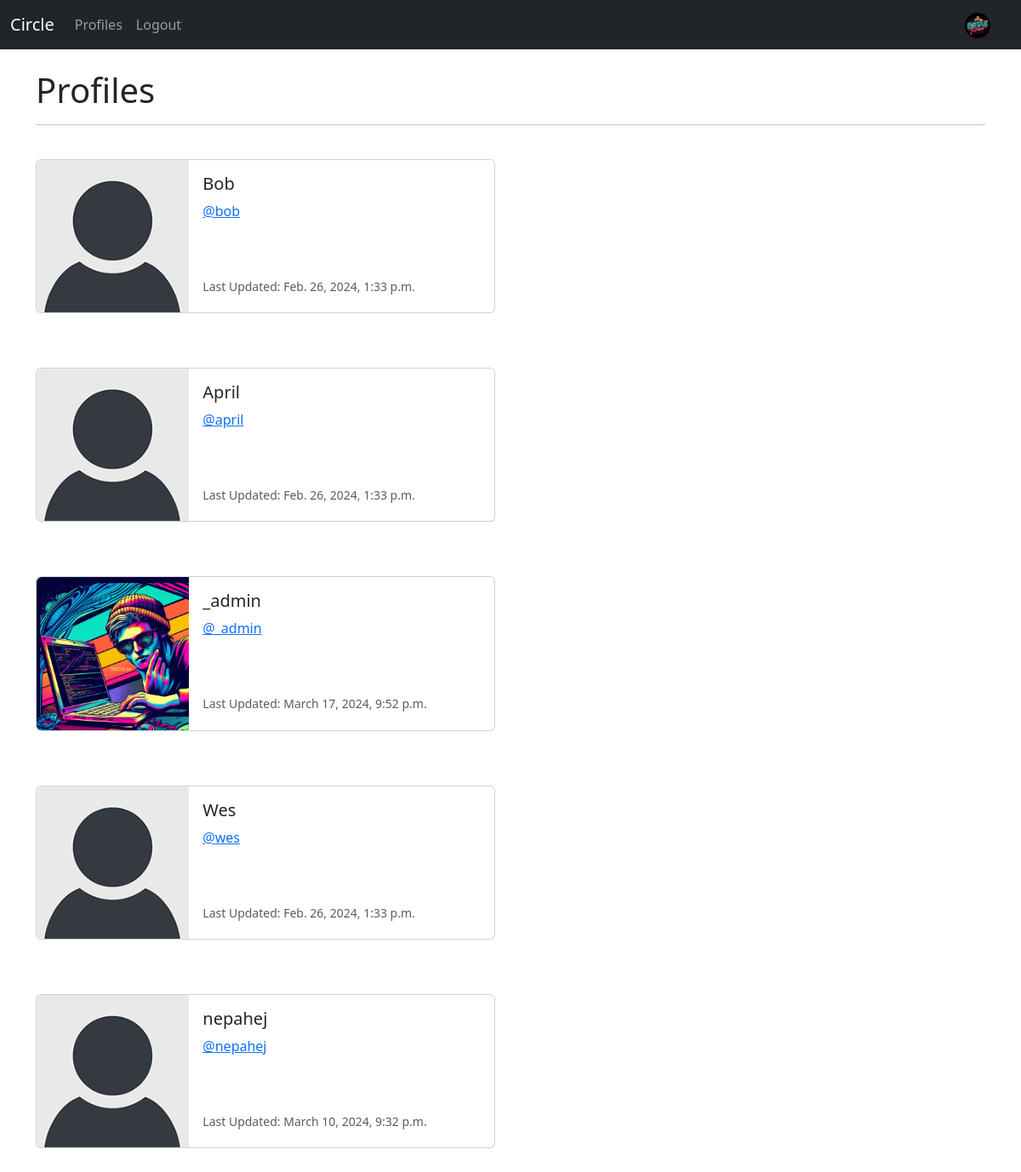
Screenshot of /profile_list/ (signed in) with the database file from the repository.
### circle/models.py (models this page shows, shortened)
class Profile(models.Model):
    user = models.OneToOneField( User, on_delete=models.CASCADE)
    follows = models.ManyToManyField("self",
        related_name="followed_by",
        symmetrical=False,
        blank=True)
    date_modified = models.DateTimeField(User, auto_now=True)
    profile_image = models.ImageField(null=True,blank=True, upload_to="images/")
    profile_bio = models.CharField(null=True, blank=True, max_length=500)
    hompage_link = models.CharField(null=True, blank=True, max_length=250)
    facebook_link = models.CharField(null=True, blank=True, max_length=250)
    instagram_link = models.CharField(null=True, blank=True, max_length=250)
    linkedin_link = models.CharField(null=True, blank=True, max_length=250)
    github_link =models.CharField(null=True, blank=True, max_length=250)

### circle/views.py (the view)
# urls.py: path('profile_list/', views.profile_list, name='profile_list'),
def profile_list(request):
    if request.user.is_authenticated:
        profiles = Profile.objects.exclude(user=request.user)
        return render(request, 'profile_list.html', {"profiles":profiles} )
    else:
        messages.success(request, ("You must be logged in to View Page..."))
        return redirect('home')

### circle/templates/profile_list.html
{% extends 'base.html' %}
{% load static %}
{% block content %}
<h1>Profiles</h1>
<hr/>
<br/>
{% if profiles %}
   {% for profile in profiles %}
   <div class="card mb-3" style="max-width: 540px;">
    <div class="row g-0">
      <div class="col-md-4">
      {%  if profile.profile_image %}
        <img src="{{ profile.profile_image.url }}" width=200 height=200 class="img-fluid rounded-start" alt="{{profile.user.username}}">
      {% else %}
        <img src="{% static 'images/default_profile_pic.png' %}" class="img-fluid rounded-start" alt="Profile Image">
      {% endif %}
      </div>
      <div class="col-md-8">
        <div class="card-body">
          <h5 class="card-title">{{ profile.user.username }}</h5>
          <p class="card-text"><a href="{% url 'profile' profile.user.id %}">@{{ profile.user.username | lower}}</a></a></p><br/><br/>
          <p class="card-text"><small class="text-body-secondary">Last Updated: {{ profile.date_modified }}
        </small></p>
        </div>
      </div>
    </div>
  </div>
  <br/>
  <br/>
   {% endfor %}
{% endif %}
{% endblock %}

### circle/templates/navbar.html (shortened to what this page needs)
{% load static %}
<nav class="navbar navbar-expand-lg navbar-dark bg-dark">
    <div class="container-fluid">
      <a class="navbar-brand" href="{% url 'home' %}">Circle</a>
      <div class="collapse navbar-collapse" id="navbarSupportedContent">
        <ul class="navbar-nav me-auto mb-2 mb-lg-0">
          <li class="nav-item">
            <a class="nav-link" href="{% url 'profile_list' %}">Profiles</a>
          </li>
          {% if user.is_authenticated %}
          <li class="nav-item">
            <a class="nav-link" href="{% url 'logout' %}">Logout</a>
        </li>
          {% endif %}
        </ul>
{% if user.is_authenticated %}
          <ul class="navbar-nav ml-auto">
            <li class="nav-link navbar-brand">
              <a href="{% url 'profile' request.user.id %}">
      {% if user.profile.profile_image %}
                <img src="{{ user.profile.profile_image.url}}" class="rounded-circle" width=30 >
      {% else %}
                <img src="{% static 'images/default_profile_pic.png' %}" class="img-fluid rounded-circle" alt="Profile Image" width=30>
      {% endif %}
              </a>
            </li>
          </ul>
{%  endif  %}
      </div>
    </div>
  </nav>

### rows the page displays
Profile: user.username "Bob", user.username "bob", date_modified "Feb. 26, 2024, 1:33 p.m."
Profile: user.username "April", user.username "april", date_modified "Feb. 26, 2024, 1:33 p.m."
Profile: profile_image (picture), user.username "_admin", date_modified "March 17, 2024, 9:52 p.m."
Profile: user.username "Wes", user.username "wes", date_modified "Feb. 26, 2024, 1:33 p.m."
Profile: user.username "nepahej", date_modified "March 10, 2024, 9:32 p.m."
